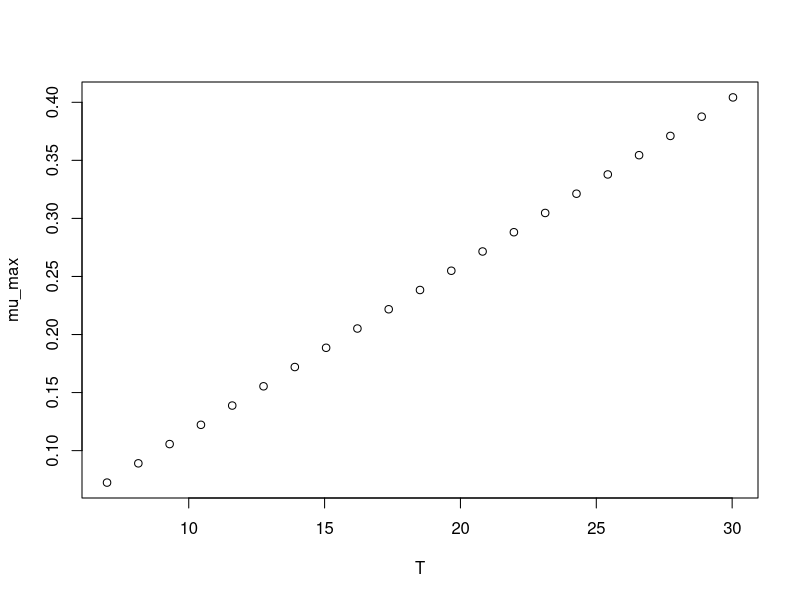

R code for this plot:
#############################
# start of Parameter script
#############################
T <- seq(6.99300699300699,30.03,length.out=21)
#############################
# end of Parameter script
#############################
############################# 
# start of Model script Gropin ID 261 
#############################
 
# constant coefficients for this model
 
variables <- data.frame(T)
argumentsPar <- expand.grid(variables)
 
# heart of the model
response_surface <- function(T) {
   mumax <-0.0144*(T-1.96)

return(mumax=mumax)
} 

# output parameters
mumax <- cbind(argumentsPar,response_surface(argumentsPar['T']))
colnames(mumax) <- c(colnames(argumentsPar),'mumax')
#############################
# End of Model script
#############################
############################# 
# start of Visualisation script Gropin ID 261 
#############################
plot(T,mumax$mumax,
                          xlab='T',
                          ylab='mu_max')
#############################
# End of Visualisation script
#############################
